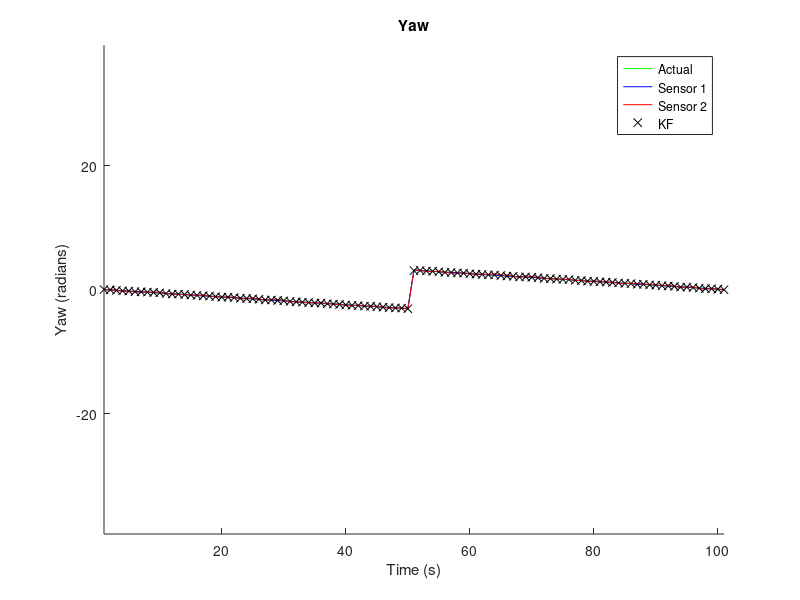
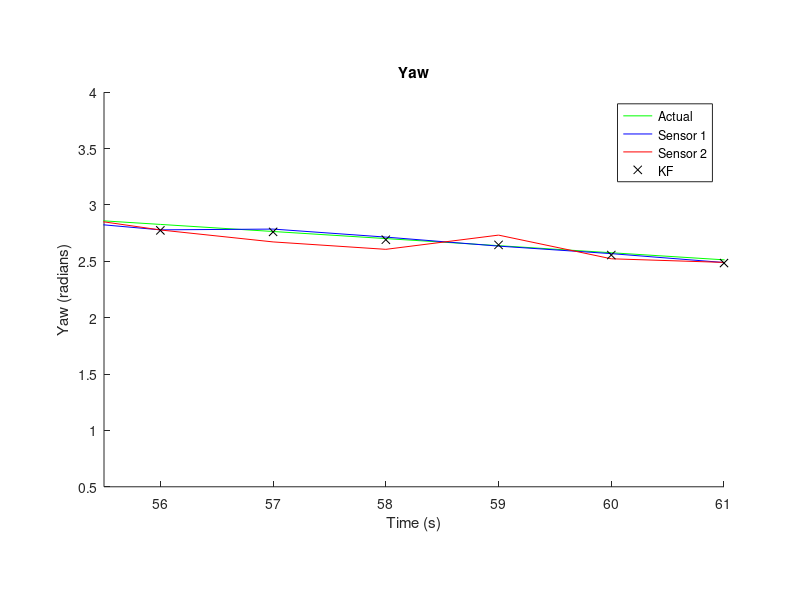
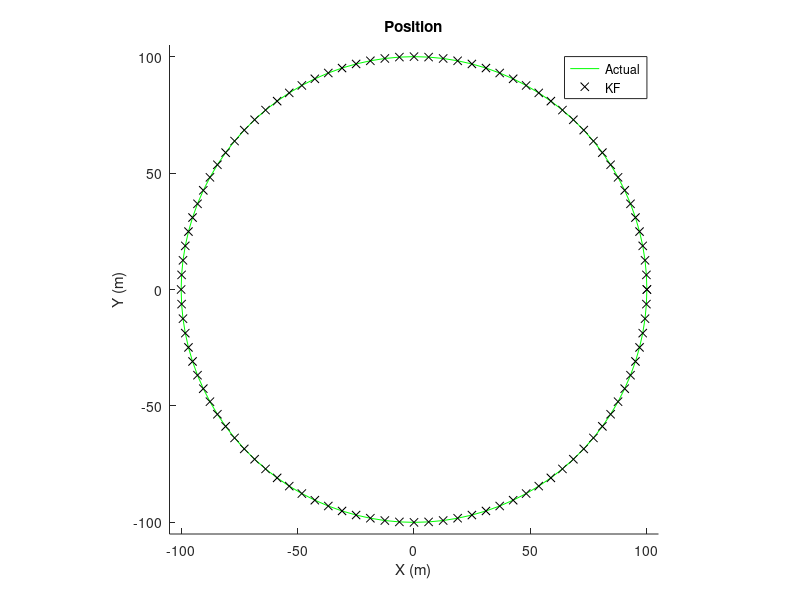

The MATLAB source for these figures, in order:
% Kalman filter example program for differential drive robots.
% Perfect measurements are available for all the states except for yaw.
% Yaw has three sensors that have adjustable amounts of noise and drift.
% Output is RMS errors for position and heading plus plots showing some of the state variables.
clear all;
pngres = '-r600';
saveimages = 0;

% Number of time steps.
N = 100;

% Sensor behavior variables. At least one Noise value must be > 0 else the inverse in the gain
% calculation is ill-conditioned.
Yaw1Noise = 1 * pi / 180;
Yaw2Noise = 5 * pi / 180;
Yaw1Drift = 0;
Yaw2Drift = 0;

% BEGIN {Data Generation}
%%%%%%%%%%%%%%%%%%%%%%%%%%%%%%%%%%%%%%%%%%%%%%%%%%%%%%%%%%%%%%%%%%%%%%%%%%%%%%%%%%%%%%%%%%%%%%%%%%
% This part is secret business and involves the generation of the data.
% The data arise in the real world and their generation is invisible to us.

% Set up ground truth for state variables and sensor measurements.
% The state vector is x = [X Y Z V theta(pitch) phi(roll) psi(yaw) w(ang rate)]
x = [];
y = [];
R = 100; % Path is a circle, radius R.
angle = 0;
for i = 1:N+1
    xi(1) = R*cos(angle);
    xi(2) = R*sin(angle);
    xi(3) = 0;
    xi(4) = 1;
    xi(5) = 0;
    xi(6) = 0;
    xi(7) = -1 * atan2(xi(2),xi(1));
    xi(8) = 4*xi(4)/R;
    x = [x; xi];
    angle = angle + 2*pi/N;
    
    % Add noise and drift to IMU yaw measurements.
    psi1(i) = xi(7) + Yaw1Noise*randn + i*Yaw1Drift;
    psi2(i) = xi(7) + Yaw2Noise*randn + i*Yaw2Drift;

    % Set up measurement vector with ground truth except for multiple heading measurements.
    yi = [xi(1) xi(2) xi(3) xi(4) xi(5) xi(6) psi1(i) psi2(i) xi(8)];
    y = [y; yi];
end

% Now we have the data vector y, which is all that will be passed into the real world.
%%%%%%%%%%%%%%%%%%%%%%%%%%%%%%%%%%%%%%%%%%%%%%%%%%%%%%%%%%%%%%%%%%%%%%%%%%%%%%%%%%%%%%%%%%%%%%%%%%
% END {Data Generation}

% Measurement transition matrix. #cols = #states, #rows = #measurements.
H = [eye(8); zeros(1,8)];
% Set up H to reflect that yaw (column 7) is measured three times, all others measured once.
H(7,7) = 1;
H(8,7) = 1;
H(9,8) = 1;

% State covariance matrix.
Q = eye(8);

% Measurement covariance matrix.
R = zeros(9);
R(7,7) = Yaw1Noise;
R(8,8) = Yaw2Noise;

% Initialization of state estimate and filter covariance.
xh = x(1,:)';
P = Q;
P(7,7) = max(Yaw1Noise,Yaw2Noise);
xhat = xh;
Pp = diag(P);
Kk = [];

% Run the KF equations.
for i = 1:N
    % State transition matrix based on dynamics.
    F = [1 0 0 cos(xh(7))*cos(xh(5)) 0 0 0 0;
         0 1 0 sin(xh(7))*cos(xh(5)) 0 0 0 0;
         0 0 1 -sin(xh(5)) 0 0 0 0;
         0 0 0 1 0 0 0 0;
         0 0 0 0 1 0 0 -sin(xh(6));
         0 0 0 0 0 1 0 tan(xh(5))*cos(xh(6));
         0 0 0 0 0 0 1 cos(xh(6))/cos(xh(5));
         0 0 0 0 0 0 0 1];

    % Prediction update step.
    xh = F*xh;
    Pm = F*P*F'+Q;

    % Measurement update step.
    K = Pm*H'/(H*Pm*H'+R);
    P = (eye(8)-K*H)*Pm;
    xh = (eye(8)-K*H)*xh + K*y(i+1,:)';

    % Save state estimate, state covariance and gains.
    xhat = [xhat xh];
    Pp = [Pp diag(P)];
    Kk = [Kk K];
end

% Plot the yaw estimate.
figure(1)
hold on;
plot(x(:,7), 'g');
plot(psi1, 'b');
plot(psi2, 'r');
plot(xhat(7,:), 'kx');
%errorbar(xhat(7,:), Pp(7,:), 'kx');
title('Yaw');
xlabel('Time (s)');
ylabel('Yaw (radians)');
legend('Actual','Sensor 1','Sensor 2','KF');
axis equal;
hold off;
if saveimages
    print('-f1', pngres, '-dpng', '../images/kfSimYaw.png');
end

% Plot the yaw estimate zoomed in.
figure(2)
hold on;
plot(x(:,7), 'g');
plot(psi1, 'b');
plot(psi2, 'r');
plot(xhat(7,:), 'kx');
%errorbar(xhat(7,:), Pp(7,:), 'kx');
title('Yaw');
xlabel('Time (s)');
ylabel('Yaw (radians)');
legend('Actual','Sensor 1','Sensor 2','KF');
axis([55.5 61 0.5 4]);
axis equal;
hold off;
if saveimages
    print('-f2', pngres, '-dpng', '../images/kfSimYawZoom.png');
end

% Plot the actual and estimated position.
figure(3)
hold on;
plot(x(:,1), x(:,2), 'g');
plot(xhat(1,:), xhat(2,:), 'kx');
title('Position');
xlabel('X (m)');
ylabel('Y (m)');
legend('Actual','KF');
axis([-105 105 -105 105]);
axis equal;
hold off;
if saveimages
    print('-f3', pngres, '-dpng', '../images/kfSimPosition.png');
end

% Calculate the RMS errors.
epos = 0;
eyaw = 0;
for i=1:N
    epos = epos + (x(i,1)-xhat(1,i))^2 + (x(i,2)-xhat(2,i))^2;
    eyaw = eyaw + (x(i,7)-xhat(7,i))^2;
end
epos = sqrt(epos/N);
eyaw = sqrt(eyaw/N);
stringpos = sprintf('RMS position error = %f meters\n', epos);
stringyaw = sprintf('RMS heading error = %f radians = %f degrees\n', eyaw, eyaw*180/pi);
disp(stringpos);
disp(stringyaw);
